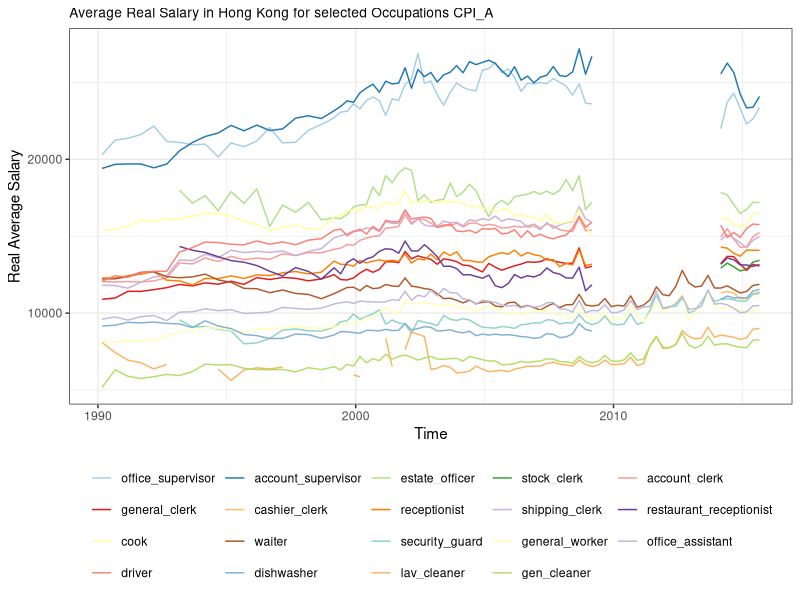
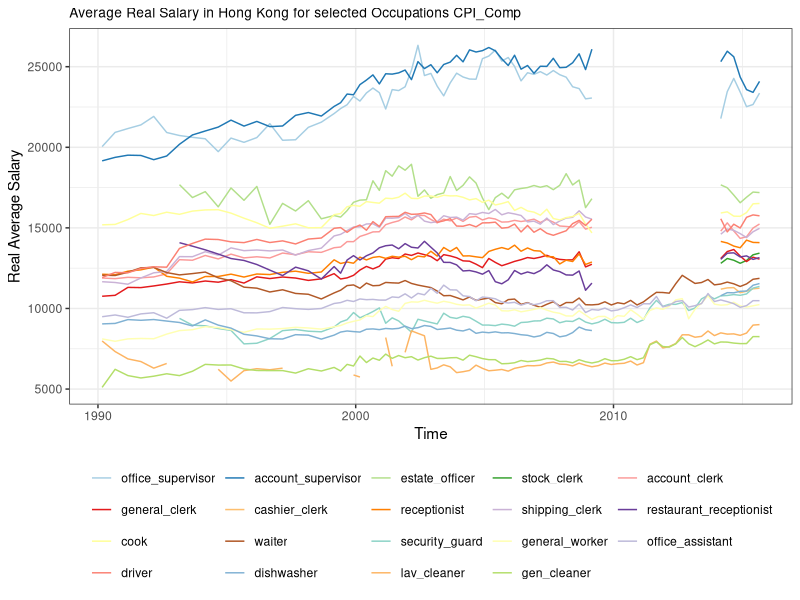

Source code (R) for these figures, in order:
## ---- chunk 1
library(knitr)
opts_chunk$set(tidy.opts=list(width.cutoff=60))
## ---- chunk 2
library(ggplot2)
library(RColorBrewer)
library(data.table)
library(reshape2)
## ---- chunk 3
setwd("~/Gary/Data_Analysis")
data_wage = read.csv("monthly_average_salary.csv",header = T, as.is = T,na.strings = "N.A.")
## ---- chunk 4
date_cols = data_wage[,1:2]
date_cols$conc_date = paste(date_cols$Year,date_cols$Month,"01",sep = " ")
date_cols$date = as.Date(date_cols$conc_date,"%Y %b %d")
data_wage = cbind(date_cols$date,data_wage[,3:length(data_wage)])
colnames(data_wage)[1] = "Date"
## ---- chunk 5
occ_list = list()
occ_list[["sup_tech"]] = c("office_supervisor","account_supervisor","estate_officer")
occ_list[["clerical"]] = c("stock_clerk","account_clerk","general_clerk","cashier_clerk","receptionist","shipping_clerk","restaurant_receptionist")
occ_list[["service"]] = c("cook","waiter","security_guard")
occ_list[["misc"]] = c("general_worker","office_assistant","driver","dishwasher","lav_cleaner","gen_cleaner")
## ---- chunk 6
data_cpi = read.csv("CPI_monthly_1990_2015.csv",,header = T, as.is = T,na.strings = "N.A.")
date_cols = data_cpi[,1:2]
date_cols$conc_date = paste(date_cols$Year,date_cols$Month,"01",sep = " ")
date_cols$date = as.Date(date_cols$conc_date,"%Y %b %d")
data_cpi = cbind(date_cols$date,data_cpi[,3:length(data_cpi)])
colnames(data_cpi)[1] = "Date"
## ---- chunk 7
curr_cpi = data_cpi[which(data_cpi$Date == "2015-09-01"),"A_index"]
data_cpi$A_ratio = curr_cpi/data_cpi$A_index
data_adj = data_cpi[,c("Date","A_ratio")]
data_wage2 = merge(data_wage,data_adj,by="Date",all.x = T)
#multiply prices with column A_ratio
data_wage2 = data.table(data_wage2)
data_wage_adjA = data_wage2[,.(office_supervisor = office_supervisor*A_ratio,account_supervisor = account_supervisor*A_ratio,estate_officer = estate_officer*A_ratio, stock_clerk = stock_clerk*A_ratio,account_clerk = account_clerk*A_ratio,general_clerk = general_clerk*A_ratio,cashier_clerk = cashier_clerk*A_ratio,receptionist = receptionist*A_ratio,shipping_clerk = shipping_clerk*A_ratio,restaurant_receptionist = restaurant_receptionist*A_ratio,cook=cook*A_ratio,waiter=waiter*A_ratio,security_guard=security_guard*A_ratio,general_worker=general_worker*A_ratio,office_assistant=office_assistant*A_ratio,driver=driver*A_ratio,dishwasher=dishwasher*A_ratio,lav_cleaner=lav_cleaner*A_ratio,gen_cleaner=gen_cleaner*A_ratio),by=Date]
## ---- chunk 8
curr_cpi = data_cpi[which(data_cpi$Date == "2015-09-01"),"comp_index"]
data_cpi$comp_ratio = curr_cpi/data_cpi$comp_index
data_adj = data_cpi[,c("Date","comp_ratio")]
data_wage2 = merge(data_wage,data_adj,by="Date",all.x = T)
#multiply prices with column comp_ratio
data_wage2 = data.table(data_wage2)
data_wage_adjcomp = data_wage2[,.(office_supervisor = office_supervisor*comp_ratio,account_supervisor = account_supervisor*comp_ratio,estate_officer = estate_officer*comp_ratio, stock_clerk = stock_clerk*comp_ratio,account_clerk = account_clerk*comp_ratio,general_clerk = general_clerk*comp_ratio,cashier_clerk = cashier_clerk*comp_ratio,receptionist = receptionist*comp_ratio,shipping_clerk = shipping_clerk*comp_ratio,restaurant_receptionist = restaurant_receptionist*comp_ratio,cook=cook*comp_ratio,waiter=waiter*comp_ratio,security_guard=security_guard*comp_ratio,general_worker=general_worker*comp_ratio,office_assistant=office_assistant*comp_ratio,driver=driver*comp_ratio,dishwasher=dishwasher*comp_ratio,lav_cleaner=lav_cleaner*comp_ratio,gen_cleaner=gen_cleaner*comp_ratio),by=Date]
## ---- chunk 9
adjcomp = melt(data_wage_adjcomp,id.var = "Date")
adjA = melt(data_wage_adjA,id.var = "Date")
colnames(adjcomp) = c("Date","Occupation","Salary")
colnames(adjA) = c("Date","Occupation","Salary")
## ---- chunk 10
set_colour = c(brewer.pal(12,"Paired"),brewer.pal(7,"Set3"))
names(set_colour) = colnames(data_wage_adjA)[2:length(data_wage_adjA)]
## ---- chunk 11
ggplot(adjA, aes(x=Date, y=Salary, colour=Occupation)) + geom_line() + scale_x_date() + labs(x = "Time", y ="Real Average Salary",title = "Average Real Salary in Hong Kong for selected Occupations CPI_A") + scale_colour_manual("variable",values = set_colour) + theme_bw() + theme(legend.position="bottom",plot.title = element_text(size = rel(0.9))) + guides(colour=guide_legend(nrow=4,byrow=TRUE,title=NULL))
## ---- chunk 12
ggplot(adjcomp, aes(x=Date, y=Salary, colour=Occupation)) + geom_line() +
  scale_x_date() + labs(x = "Time", y ="Real Average Salary",title = "Average Real Salary in Hong Kong for selected Occupations CPI_Comp") + scale_colour_manual("variable",values = set_colour) + theme_bw() + theme(legend.position="bottom",plot.title = element_text(size = rel(0.9))) + guides(colour=guide_legend(nrow=4,byrow=TRUE,title=NULL))
